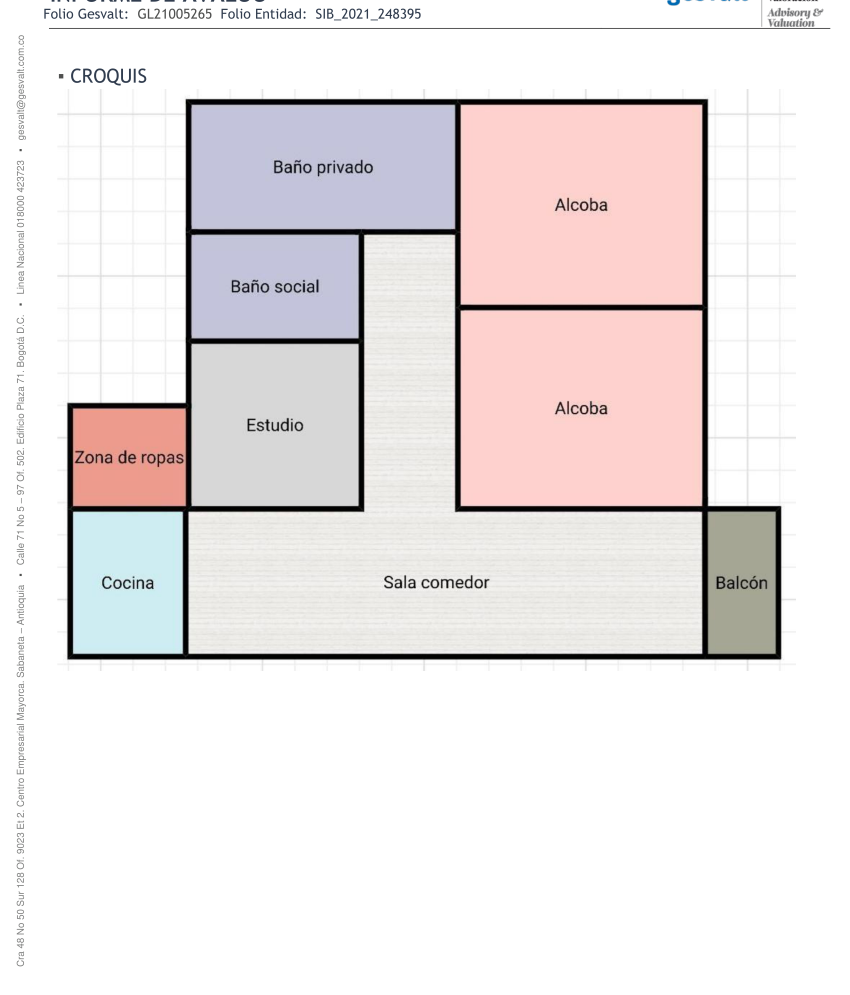
#> input picture Croquis_Extraidos/CONJ RES NARANJOS DEL CANEY VIS_APTO RPH_51m2_2hab_2.png, 2550 x 2985 px (shown at 1/3 size)
$ python diagnose_images.py
#> lines starting #> are read from the running program, lines starting #| are printed output that depends on the picture
import os, io
import numpy as np
from PIL import Image

VALID = [
    'CONJ RES NARANJOS DEL CANEY VIS_APTO RPH_51m2_2hab_3.png',
    'N A_CASA NO RPH_0m2_7hab_2.jpeg',
    'N A_CASA NO RPH_0m2_7hab_4.png',
    'NO APLICA_CASA_171m2_4hab_1.png',
    'TURPIAL_CASA_91m2_3hab_2.jpeg',
    'TURPIAL_CASA_91m2_3hab_3.jpeg',
    'TURPIAL_CASA_91m2_3hab_3.png',
    'TURPIAL_CASA_91m2_3hab_3_1.png',
]

folder = 'Croquis_Extraidos'
files = sorted(os.listdir(folder))

def analyze(path):
    with open(path, 'rb') as f:
        data = f.read()
    img = Image.open(io.BytesIO(data)).convert('RGB')
#> img is the input picture: PIL image 2550x2985 RGB; mean R, G, B 235.9, 230.3, 230.7
    arr = np.array(img)
    gray = arr.mean(axis=2)
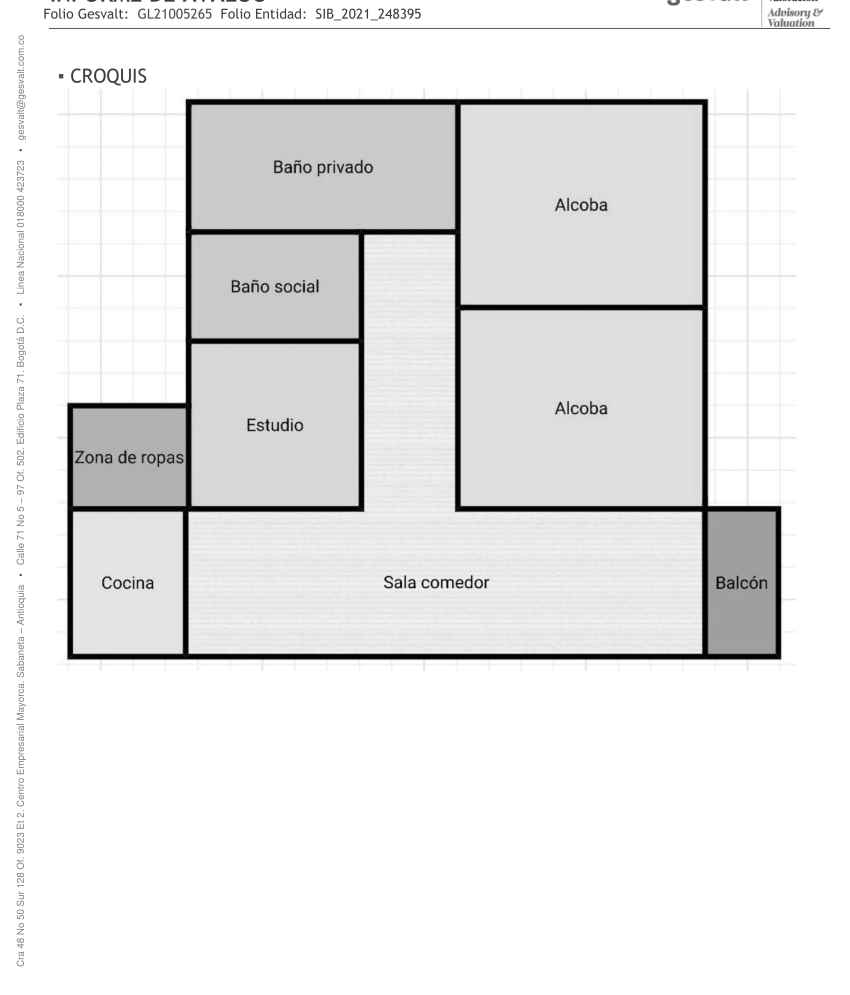
#> gray: shape (2985, 2550) float64 (shown at 1/3 size); min 0, max 255, mean 232.3
    w, h = img.size
#> w = 2550; h = 2985
    sz = len(data) / 1024
    aspect = w / h if h > 0 else 0
#> aspect = 0.854
    # Local texture std (8x8 grid)
    ph, pw = max(1, gray.shape[0] // 8), max(1, gray.shape[1] // 8)
#> ph = 373; pw = 318
    stds = [gray[r*ph:(r+1)*ph, c*pw:(c+1)*pw].std()
            for r in range(8) for c in range(8)]
#> stds = 64 values, max 69.26 at index 38, min 0 at index 49, mean 35.01
    texture = np.mean(stds)
#> texture = 35.01
    brightness = gray.mean()
#> brightness = 232.3
    pixels = arr.reshape(-1, 3)
    quant = (pixels // 32) * 32
    _, counts = np.unique(quant, axis=0, return_counts=True)
#> counts = 94 values, max 5380398 at index 93, min 1 at index 69, mean 80976.1
    dom = counts.max() / len(pixels)
#> dom = 0.707
    unique_colors = len(counts)
#> unique_colors = 94
    return sz, w, h, aspect, texture, brightness, dom, unique_colors

import csv
with open('diag_output.csv', 'w', newline='', encoding='utf-8') as csvf:
    w = csv.writer(csvf)
    w.writerow(['File', 'KB', 'W', 'H', 'AR', 'Texture', 'Brightness', 'DomColor', 'UniqueColors', 'Valid'])
    for fname in files:
        path = os.path.join(folder, fname)
        try:
            sz, wd, h, ar, texture, brightness, dom, uniq = analyze(path)
#> sz = 950; wd = 2550; h = 2985; ar = 0.854; texture = 35.01; brightness = 232.3; dom = 0.707; uniq = 94
            ok = 'YES' if fname in VALID else 'NO'
            w.writerow([fname, round(sz,1), wd, h, round(ar,2), round(texture,2), round(brightness,2), round(dom,3), uniq, ok])
        except Exception as e:
            w.writerow([fname, '', '', '', '', '', '', '', '', 'ERROR'])
#> pass 2 of the loop `for fname in files:`:
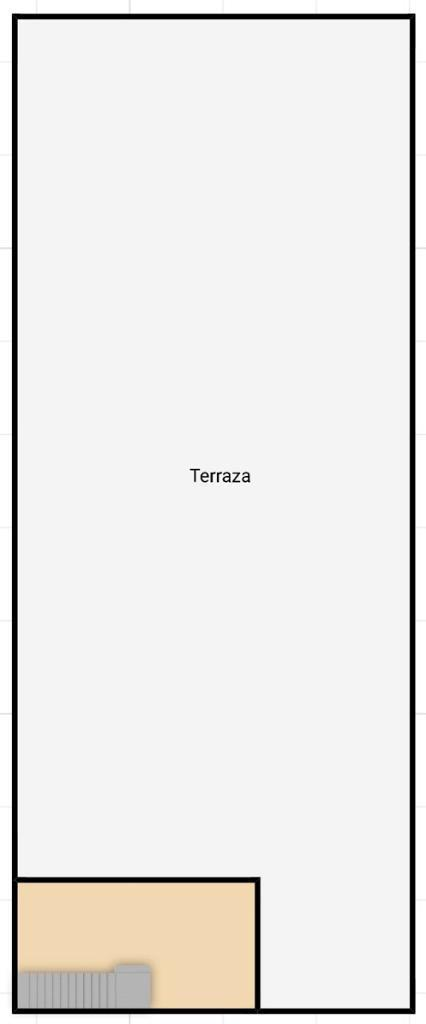
#> input picture Croquis_Extraidos/N A_CASA NO RPH_0m2_7hab_1.jpeg, 426 x 1024 px
#> in analyze, img is the input picture: PIL image 426x1024 RGB; mean R, G, B 233.8, 232.3, 230.3
#> in analyze (call 2), `gray = arr.mean(axis=2)`:
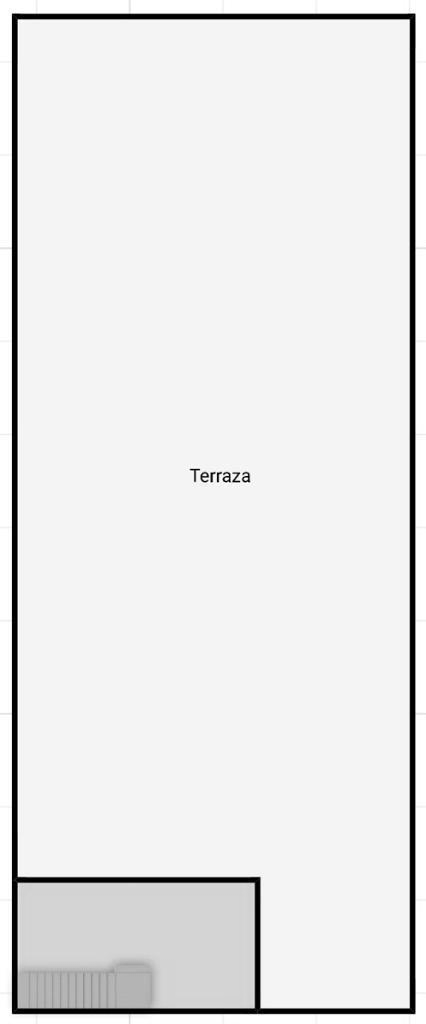
#> gray: shape (1024, 426) float64; min 0, max 255, mean 232.1
#> stds = 64 values, max 80.57 at index 48, min 0 at index 9, mean 31.45
#> in analyze (call 2), `texture = np.mean(stds)`: texture = 31.45
#> in analyze (call 2), `brightness = gray.mean()`: brightness = 232.1
#> counts = 26 values, max 385145 at index 25, min 1 at index 3, mean 16777.8
#> in analyze (call 2), `dom = counts.max() / len(pixels)`: dom = 0.883
#> unique_colors = 26
#> `sz, wd, h, ar, texture, brightness, dom, uniq = analyze(path)`: sz = 18.15; wd = 426; h = 1024; ar = 0.416; texture = 31.45; brightness = 232.1; dom = 0.883; uniq = 26
#> pass 3 of the loop `for fname in files:`:
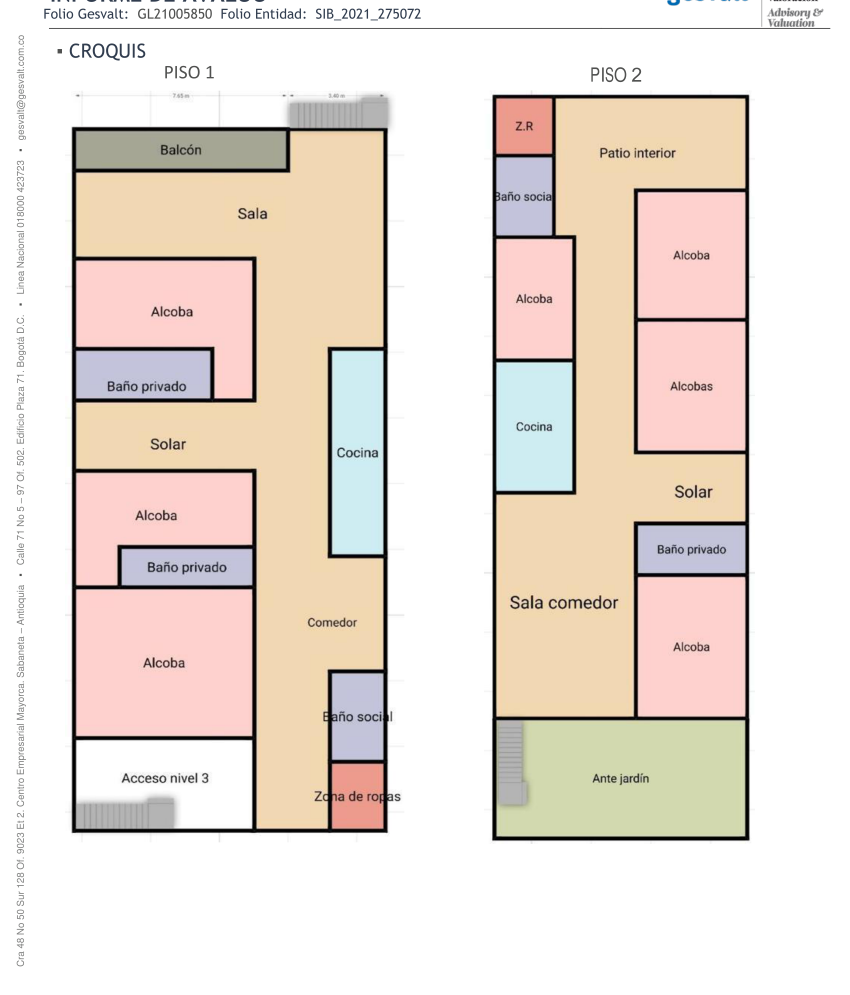
#> input picture Croquis_Extraidos/N A_CASA NO RPH_0m2_7hab_2.png, 2550 x 2985 px (shown at 1/3 size)
#> in analyze, img is the input picture: PIL image 2550x2985 RGB; mean R, G, B 234, 223.6, 215.4
#> in analyze (call 3), `gray = arr.mean(axis=2)`:
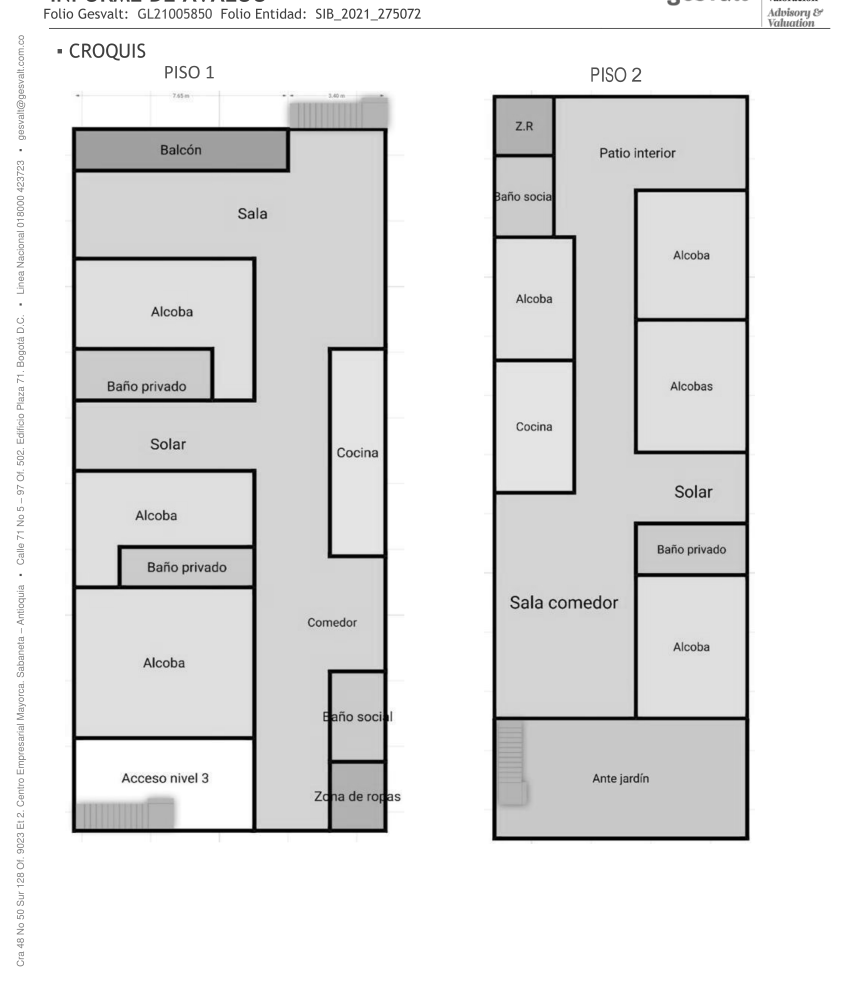
#> gray: shape (2985, 2550) float64 (shown at 1/3 size); min 0, max 255, mean 224.3
#> stds = 64 values, max 70.24 at index 51, min 0 at index 57, mean 42.7
#> in analyze (call 3), `texture = np.mean(stds)`: texture = 42.7
#> in analyze (call 3), `brightness = gray.mean()`: brightness = 224.3
#> counts = 108 values, max 3897717 at index 107, min 1 at index 33, mean 70479.2
#> in analyze (call 3), `dom = counts.max() / len(pixels)`: dom = 0.512
#> unique_colors = 108
#> `sz, wd, h, ar, texture, brightness, dom, uniq = analyze(path)`: sz = 1024.3; wd = 2550; h = 2985; ar = 0.854; texture = 42.7; brightness = 224.3; dom = 0.512; uniq = 108
#> the loop made 5 passes; the first 3 are shown
print('Written to diag_output.csv')
